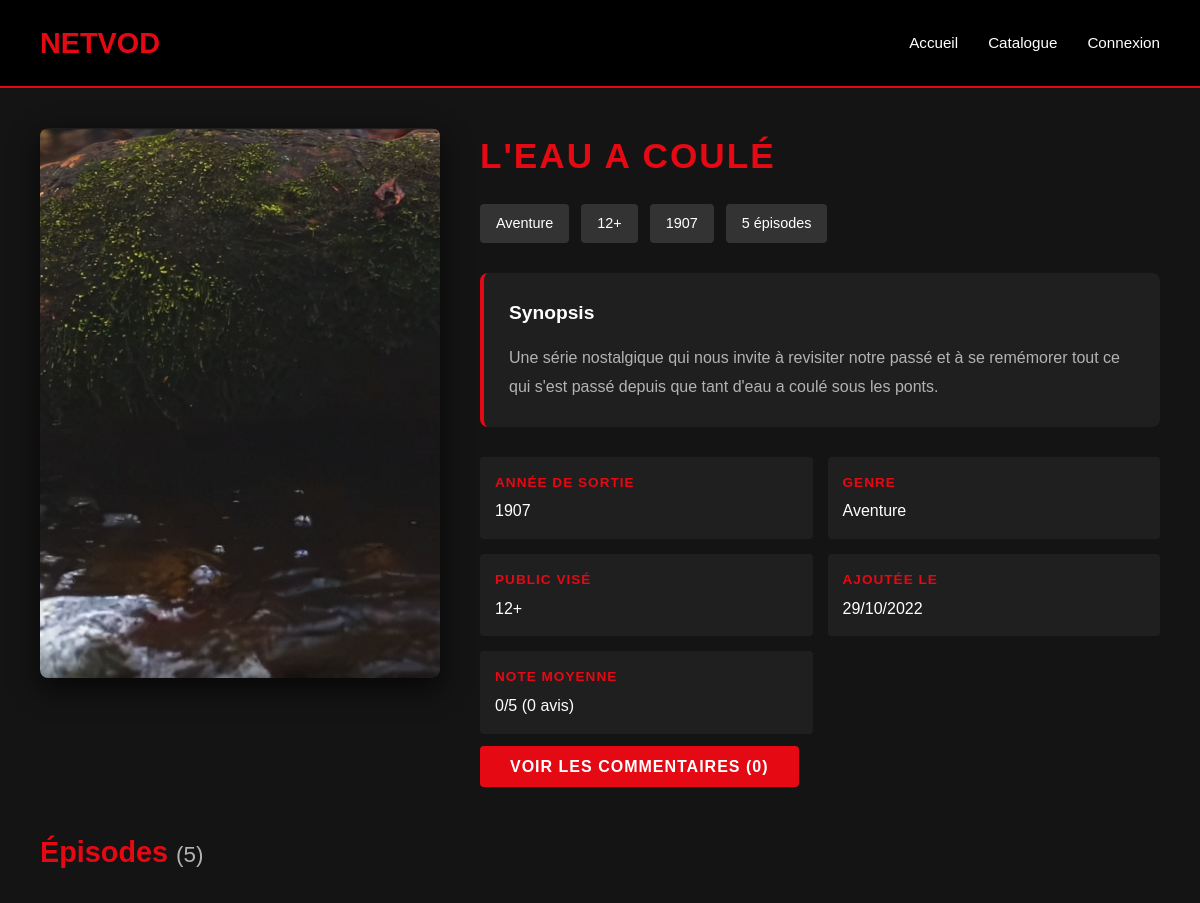
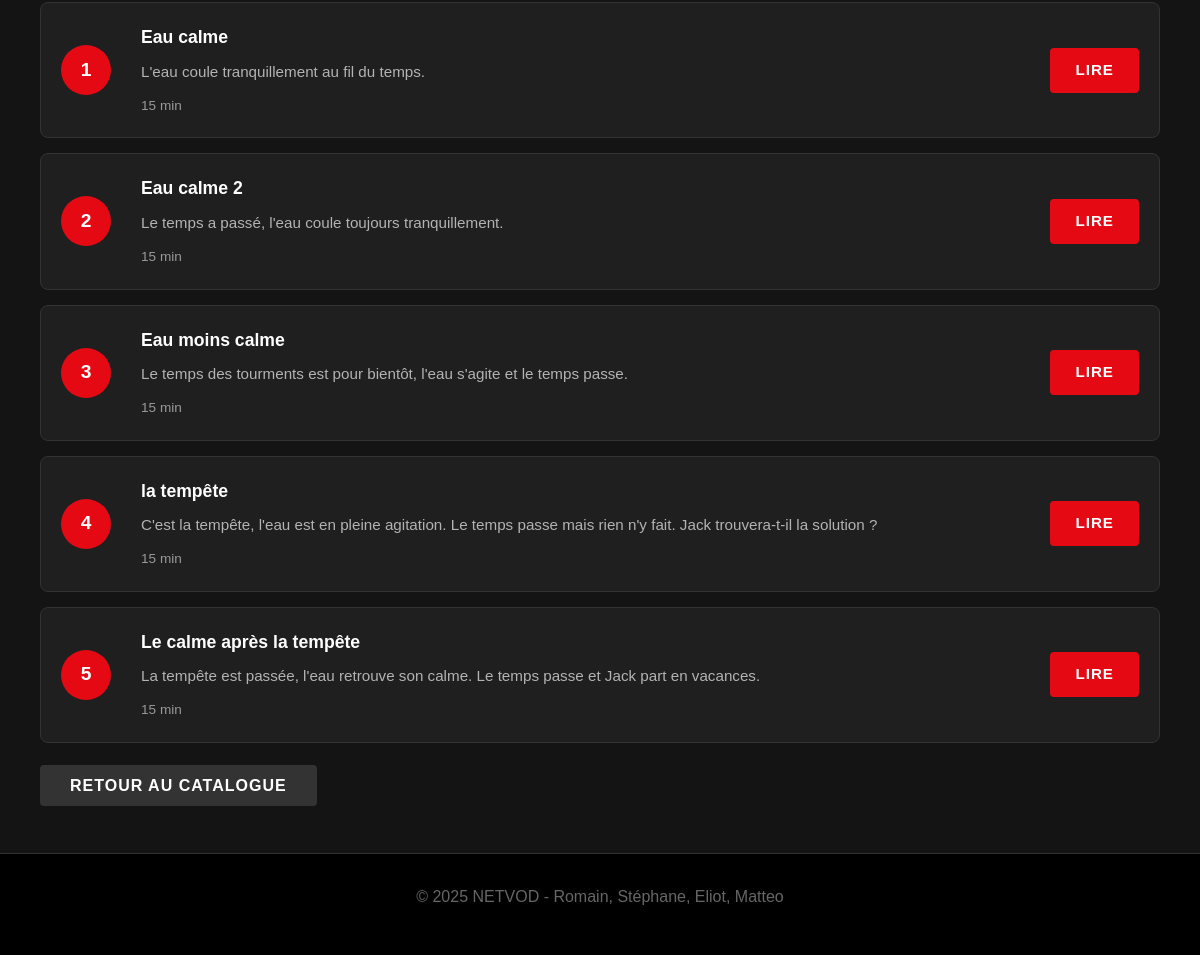
The page /index.php?action=serie&id=2 on the database its author committed (2 pictures, top to bottom).
### tables this page shows
CREATE TABLE IF NOT EXISTS serie (
    id INT AUTO_INCREMENT PRIMARY KEY,
    titre VARCHAR(255) NOT NULL,
    descriptif TEXT NOT NULL,
    genre VARCHAR(100) DEFAULT '',
    annee INT NOT NULL,
    img VARCHAR(255) DEFAULT NULL,
    date_ajout DATE,
    id_public_cible INT DEFAULT NULL,
    CONSTRAINT fk_serie_public_cible
        FOREIGN KEY (id_public_cible)
        REFERENCES public_cible(id)
);

CREATE TABLE IF NOT EXISTS public_cible (
    id INT AUTO_INCREMENT PRIMARY KEY,
    nom VARCHAR(64) NOT NULL UNIQUE
);

CREATE TABLE IF NOT EXISTS episode (
    id INT AUTO_INCREMENT PRIMARY KEY,
    id_serie INT NOT NULL,
    numero INT NOT NULL,
    titre VARCHAR(255) NOT NULL,
    resume TEXT,
    duree INT NOT NULL DEFAULT 0,
    file VARCHAR(255) DEFAULT NULL,
    CONSTRAINT fk_episode_serie
        FOREIGN KEY (id_serie)
        REFERENCES serie(id)
        ON DELETE CASCADE
);

### index.php (called while the page is built, shortened)
<?php
$dispatcher = new Dispatcher();
$dispatcher->run();

### src/repository/CommentRepository.php (called while the page is built, shortened)
<?php
class CommentRepository
{
    private function pdo(): PDO
    {
        if (method_exists(ConnectionFactory::class, 'getConnection')) {
            return ConnectionFactory::getConnection();
        }
        return ConnectionFactory::makeConnection();
    }
    public function getAverageNote(int $idSerie): ?float
    {
        $pdo = $this->pdo();
        $st = $pdo->prepare("SELECT AVG(note) FROM comment WHERE id_serie = :s");
        $st->execute([':s' => $idSerie]);
        $val = $st->fetchColumn();
        return $val !== false ? round((float)$val, 1) : null;
    }
    public function countComments(int $idSerie): int
    {
        $pdo = $this->pdo();
        $st = $pdo->prepare("SELECT COUNT(*) FROM comment WHERE id_serie = :s");
        $st->execute([':s' => $idSerie]);
        return (int)$st->fetchColumn();
    }
}

### src/repository/SerieRepository.php (called while the page is built, shortened)
<?php
class SerieRepository
{
    public function findById(int $id): ?Serie
    {
        $pdo = ConnectionFactory::getConnection();
        $stmt = $pdo->prepare("SELECT s.*, pc.nom as public_nom
                               FROM serie s
                               LEFT JOIN public_cible pc ON s.id_public_cible = pc.id
                               WHERE s.id = ?");
        $stmt->execute([$id]);
        $row = $stmt->fetch(PDO::FETCH_ASSOC);
        $serie = new Serie();
        $serie->id = (int)$row['id'];
        $serie->titre = $row['titre'];
        $serie->descriptif = $row['descriptif'] ?? null;
        $serie->img = $row['img'] ?? null;
        $serie->annee = isset($row['annee']) ? (int)$row['annee'] : null;
        $serie->date_ajout = $row['date_ajout'] ?? null;
        $serie->genre = $row['genre'] ?? null;
        $serie->id_public_cible = isset($row['id_public_cible']) ? (int)$row['id_public_cible'] : null;
        if ($row['public_nom']) {
            $public = new PublicCible();
            $public->id = $serie->id_public_cible;
            $public->nom = $row['public_nom'];
            $serie->publicCible = $public;
        }
        return $serie;
    }
}

### src/repository/EpisodeRepository.php (called while the page is built, shortened)
<?php
class EpisodeRepository
{
    public function findBySerie(int $idSerie): array
    {
        $pdo = ConnectionFactory::getConnection();
        $query = "SELECT * FROM episode WHERE id_serie = ? ORDER BY numero";
        $stmt = $pdo->prepare($query);
        $stmt->execute([$idSerie]);
        $stmt->setFetchMode(PDO::FETCH_CLASS, Episode::class);
        return $stmt->fetchAll();
    }
}

### src/action/SerieAction.php (the view, shortened to what this page needs)
<?php
class SerieAction
{
    public function execute(): string
    {
        $id = $_GET['id'] ?? 0;
        $serieRepo = new SerieRepository();
        $serie = $serieRepo->findById((int)$id);
        $episodeRepo = new EpisodeRepository();
        $episodes = $episodeRepo->findBySerie($serie->id);
        $nbEpisodes = count($episodes);
        $commentRepo = new CommentRepository();
        $averageNote = $commentRepo->getAverageNote($serie->id);
        $nbComments = $commentRepo->countComments($serie->id);
        $titre = htmlspecialchars($serie->titre);
        $descriptif = $serie->descriptif ?? 'Pas de description disponible';
        $genre = $serie->genre ?? 'Non spécifié';
        $publicVise = $serie->publicCible ? htmlspecialchars($serie->publicCible->nom) : 'Non spécifié';
        $annee = $serie->annee ?? 'N/A';
        $dateAjout = $serie->date_ajout ? date('d/m/Y', strtotime($serie->date_ajout)) : 'N/A';
        $imgName = $serie->img ?? 'default.jpg';
        $imgPath = 'images/' . $imgName;
        $noteHtml = '';
        if ($averageNote !== null) {
            $noteHtml = "<div class='stat-item'>
                            <strong>Note moyenne</strong>
                            <span>{$averageNote}/5 ({$nbComments} avis)</span>
                         </div>";
        }
        $reprendreBtn = '';
        $html = "<div class='serie-detail-header'>
                    <div class='serie-detail-poster'>
                        <img src='{$imgPath}' alt='{$titre}' onerror=\"this.src='images/default.jpg'\">
                    </div>
                    <div class='serie-detail-info'>
                        <h1>{$titre}</h1>
                        <div class='serie-meta'>
                            <span class='badge'>{$genre}</span>
                            <span class='badge'>{$publicVise}</span>
                            <span class='badge'>{$annee}</span>
                            <span class='badge'>{$nbEpisodes} épisode" . ($nbEpisodes > 1 ? 's' : '') . "</span>
                        </div>
                        {$reprendreBtn}
                        <div class='serie-description'>
                            <h3>Synopsis</h3>
                            <p>" . nl2br(htmlspecialchars($descriptif)) . "</p>
                        </div>
                        <div class='serie-stats'>
                            <div class='stat-item'>
                                <strong>Année de sortie</strong>
                                <span>{$annee}</span>
                            </div>
                            <div class='stat-item'>
                                <strong>Genre</strong>
                                <span>{$genre}</span>
                            </div>
                            <div class='stat-item'>
                                <strong>Public visé</strong>
                                <span>{$publicVise}</span>
                            </div>
                            <div class='stat-item'>
                                <strong>Ajoutée le</strong>
                                <span>{$dateAjout}</span>
                            </div>
                            {$noteHtml}
                        </div>
                        <div style='margin-top: 20px;'>
                            <a href='index.php?action=comments&id={$serie->id}' class='btn'>Voir les commentaires ({$nbComments})</a>
                        </div>
                    </div>
                 </div>";
        $html .= "<div class='episodes-section'>
                    <h2>Épisodes <span class='episodes-count'>({$nbEpisodes})</span></h2>";
        if (empty($episodes)) {
            $html .= "<p class='no-episodes'>Aucun épisode disponible pour cette série.</p>";
        } else {
            $html .= "<div class='episode-list'>";
            foreach ($episodes as $ep) {
                $titre = htmlspecialchars($ep->titre ?? 'Sans titre');
                $resume = htmlspecialchars($ep->resume ?? 'Pas de résumé');
                $duree = $ep->duree ?? 0;
                $numero = $ep->numero ?? '?';
                $html .= "<div class='episode-item'>
                            <div class='episode-number'>{$numero}</div>
                            <div class='episode-content'>
                                <h4>{$titre}</h4>
                                <p class='episode-resume'>{$resume}</p>
                                <small class='episode-duration'>{$duree} min</small>
                            </div>
                            <div class='episode-actions'>
                                <a href='index.php?action=episode&id={$ep->id}' class='btn btn-play'>Lire</a>
                            </div>
                          </div>";
            }
            $html .= "</div>";
        }
        $html .= "</div>";
        $html .= "<p style='margin-top: 30px;'><a href='index.php?action=catalogue' class='btn btn-secondary'>Retour au catalogue</a></p>";
        return Layout::render($html, $titre . " - NETVOD");
    }
}

### rows shown on the page
serie: img (picture), titre "L'EAU A COULÉ", genre "Aventure", id_public_cible.nom "12+", annee "1907", descriptif "Une série nostalgique qui nous invite à revisiter notre passé et à se remémorer tout ce qui s'est passé depuis que tant d'eau a coulé sous les ponts.", date_ajout "29/10/2022"
episode: numero "1", titre "Eau calme", resume "L'eau coule tranquillement au fil du temps.", duree "15"
episode: numero "2", titre "Eau calme 2", resume "Le temps a passé, l'eau coule toujours tranquillement.", duree "15"
episode: numero "3", titre "Eau moins calme", resume "Le temps des tourments est pour bientôt, l'eau s'agite et le temps passe.", duree "15"
episode: numero "4", titre "la tempête", resume "C'est la tempête, l'eau est en pleine agitation. Le temps passe mais rien n'y fait. Jack trouvera-t-il la solution ?", duree "15"
episode: numero "5", titre "Le calme après la tempête", resume "La tempête est passée, l'eau retrouve son calme. Le temps passe et Jack part en vacances.", duree "15"

### other values the page prints
$nbEpisodes "5"
$averageNote "0"
$nbComments "0"
